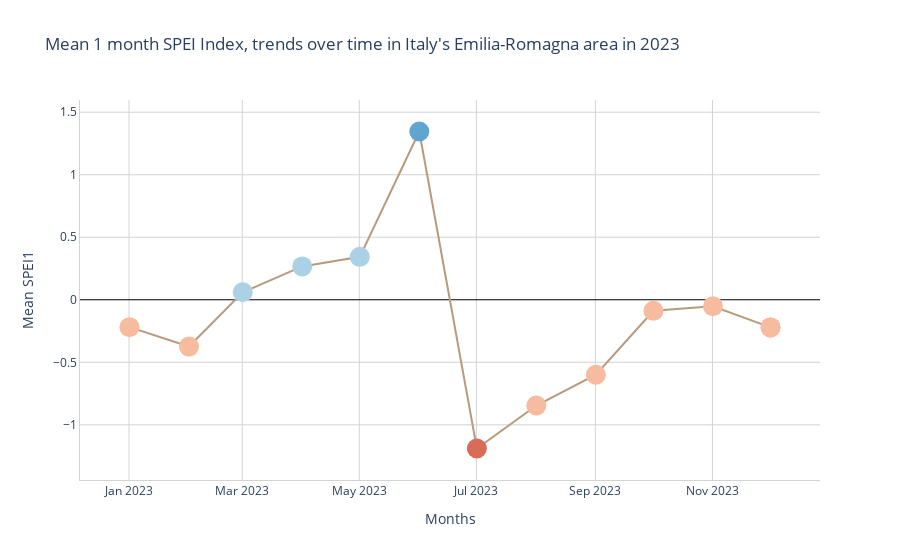

Notebook cell for this chart:
### Code cell
uti.create_linechart(mean_values, timescales, selected)

### Figure 1 — Plotly figure (JSON) as saved in the notebook; plotly's stock layout.template omitted (floating-point values rounded to 4 significant figures)
{"data": [{"line": {"color": "#B89A7D", "width": 2}, "marker": {"color": ["#F7BB9F", "#F7BB9F", "#ACD1E5", "#ACD1E5", "#ACD1E5", "#61A5CE", "#D96C59", "#F7BB9F", "#F7BB9F", "#F7BB9F", "#F7BB9F", "#F7BB9F", "#F7BB9F"], "size": 20}, "mode": "lines+markers", "name": "Mean SPEI", "type": "scatter", "x": ["2023-01-01T06:00:00", "2023-02-01T06:00:00", "2023-03-01T06:00:00", "2023-04-01T06:00:00", "2023-05-01T06:00:00", "2023-06-01T06:00:00", "2023-07-01T06:00:00", "2023-08-01T06:00:00", "2023-09-01T06:00:00", "2023-10-01T06:00:00", "2023-11-01T06:00:00", "2023-12-01T06:00:00", "2023-12-01T06:00:00"], "y": [-0.2189, -0.3743, 0.06016, 0.2667, 0.3432, 1.346, -1.189, -0.8458, -0.5996, -0.08836, -0.05217, -0.221, -0.221]}], "layout": {"autosize": true, "paper_bgcolor": "white", "plot_bgcolor": "white", "title": {"text": "Mean 1 month SPEI Index, trends over time in Italy's Emilia-Romagna area in 2023"}, "xaxis": {"autorange": true, "gridcolor": "#D3D3D3", "linecolor": "#D3D3D3", "range": ["2022-12-09 20:50:43.299", "2023-12-23 15:09:16.701"], "showgrid": true, "title": {"text": "Months"}, "type": "date"}, "yaxis": {"autorange": true, "gridcolor": "#D3D3D3", "linecolor": "#D3D3D3", "range": [-1.464, 1.62], "showgrid": true, "title": {"text": "Mean SPEI1"}, "type": "linear", "zeroline": true, "zerolinecolor": "black", "zerolinewidth": 1}}}
